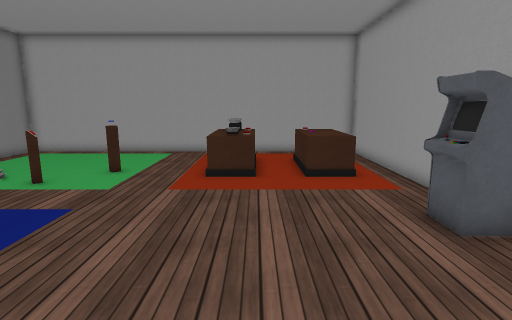
[1] (above)

14 first-person views from a walk through a 3-D level made in the Unity game engine. The camera is 1.4 m above the floor, tilts 10° down and sees 80° across. The floor is counted in squares, 0.5 m on a side. Each view is taken from the middle of a square. On the plan, view 1 faces up. The plan holds only what a view shows up to about 20 squares ahead; the rest is blank. The player character is not drawn. Some surface patterns are stand-ins.

[2]
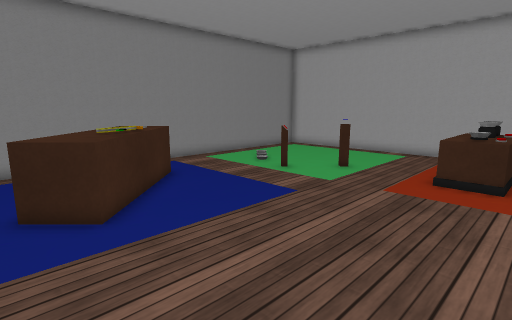

[3]
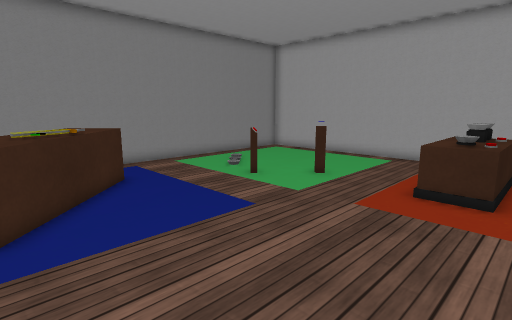

[4]
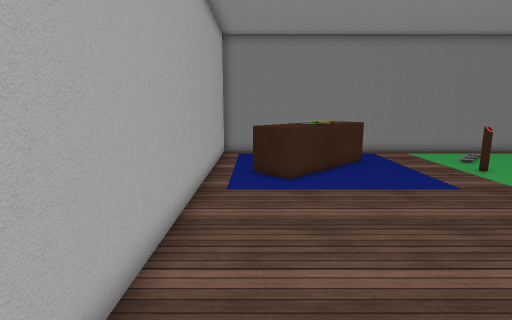

[5]
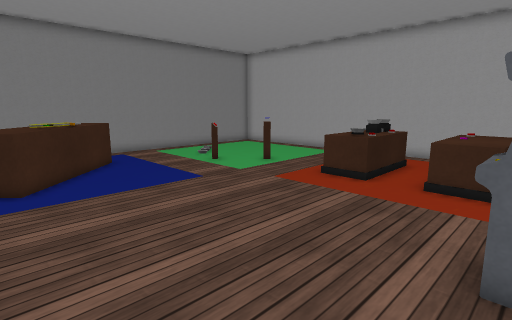

[6]
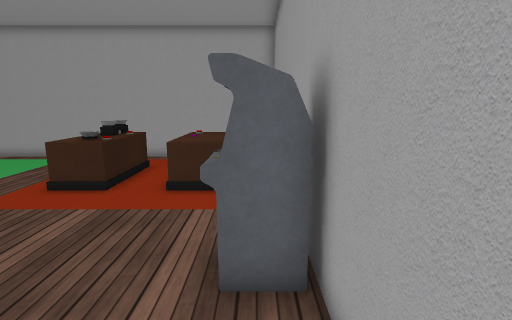

[7]
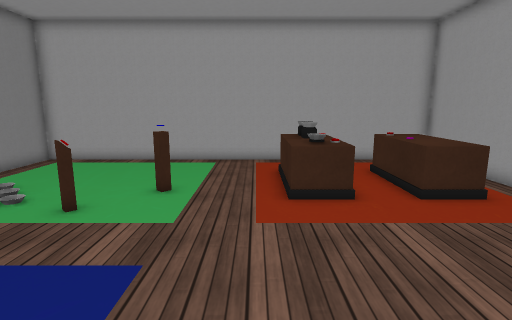

[8]
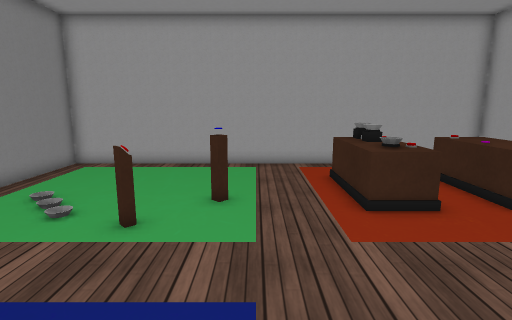

[9]
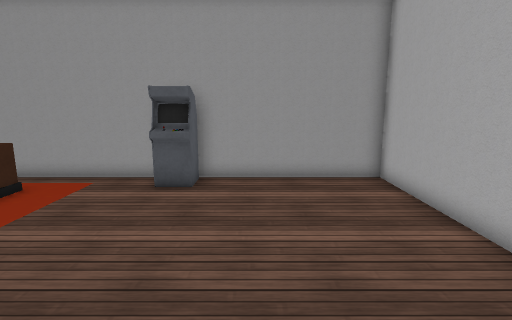

[10]
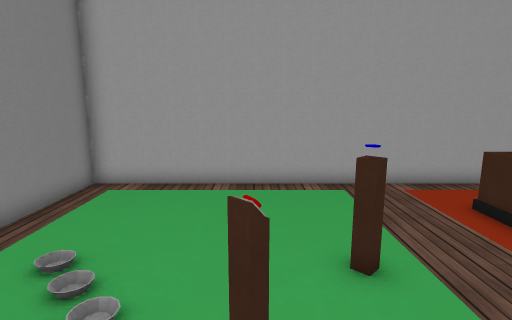

[11]
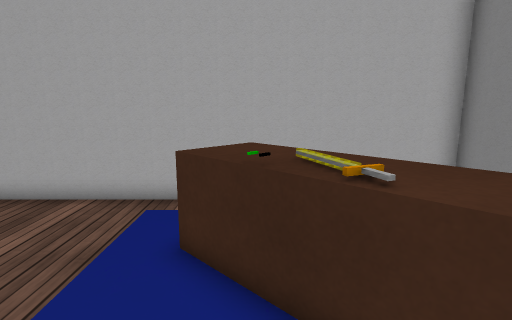

[12]
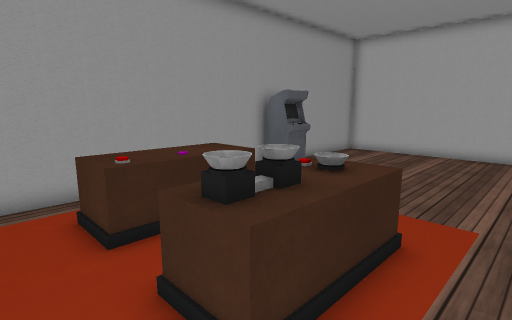

[13]
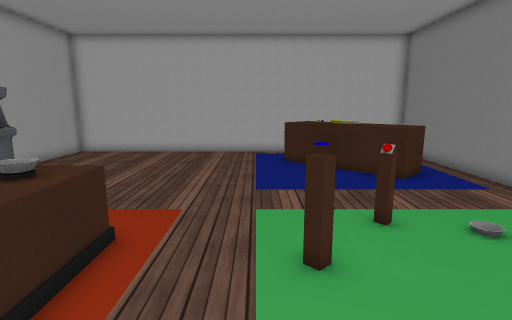

[14]
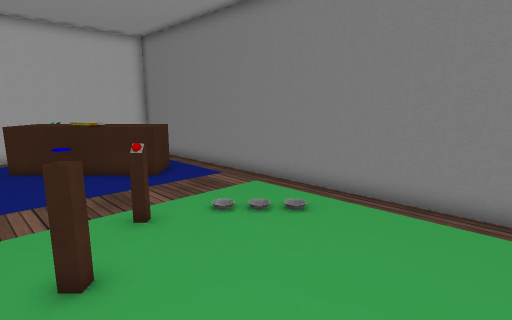

### Floor plan
Key: @ floor where view 1 was taken; # wall or solid block; . floor; = window, fence, low wall or low ledge; ^ raised ledge; C coin; T table; S sword; O other object.
Columns run from 14 left of view 1 to 6 right of it. Each row starts with its distance up from view 1.
 19 #####################
 18 #.CCCCCCC...........#
 17 #CCCCCCCCC..........#
 16 #CCCCCCCCC..TTT.TTT.#
 15 #CCCCCCCCC..TTT.TTT.#
 14 #CCCCCCCCC..TTT.TTT.#
 13 #CCCCCCCCC..TTT.TTT.#
 12 #CCCCCCCCC..TTT.TTT.#
 11 #CCCCCCCCC..........#
 10 #.CCCCCCC...........#
  9 #...................#
  8 #..................O#
  7 #..=..............OO#
  6 #..^^.............OO#
  5 #.^^^#..............#
  4 #. ^^S^.............#
  3 #.  ^S^^............#
  2 #    ^^^=...........#
  1 #.....^.............#
  0 #.............@.....#
 -1 #####################

Where each view was taken, in squares from view 1:
view 1: 0 up, 0 right, facing up
view 2: 0 up, 1 right, facing up-left
view 3: 2 up, 1 right, facing up-left
view 4: 1 up, 5 right, facing left
view 5: 1 up, 5 right, facing up-left
view 6: 2 up, 5 right, facing up
view 7: 3 up, 3 left, facing up
view 8: 4 up, 5 left, facing up
view 9: 4 up, 6 left, facing right
view 10: 8 up, 8 left, facing up
view 11: 8 up, 8 left, facing down
view 12: 18 up, 4 left, facing down-right
view 13: 18 up, 5 left, facing down
view 14: 18 up, 5 left, facing down-left
